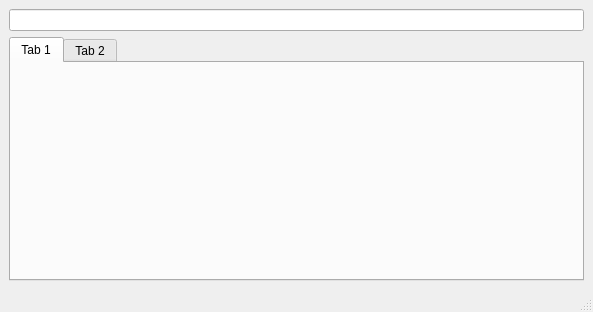
<?xml version="1.0" encoding="UTF-8"?>
<ui version="4.0">
 <class>bashBox</class>
 <widget class="QMainWindow" name="bashBox">
  <property name="geometry">
   <rect>
    <x>0</x>
    <y>0</y>
    <width>593</width>
    <height>312</height>
   </rect>
  </property>
  <property name="windowTitle">
   <string>bashBox</string>
  </property>
  <widget class="QWidget" name="centralwidget">
   <layout class="QVBoxLayout" name="verticalLayout">
    <item>
     <widget class="QLineEdit" name="lineEdit"/>
    </item>
    <item>
     <widget class="QTabWidget" name="tabWidget">
      <widget class="QWidget" name="tab">
       <attribute name="title">
        <string>Tab 1</string>
       </attribute>
      </widget>
      <widget class="QWidget" name="tab_2">
       <attribute name="title">
        <string>Tab 2</string>
       </attribute>
      </widget>
     </widget>
    </item>
   </layout>
  </widget>
  <widget class="QMenuBar" name="menubar">
   <property name="geometry">
    <rect>
     <x>0</x>
     <y>0</y>
     <width>593</width>
     <height>18</height>
    </rect>
   </property>
  </widget>
  <widget class="QStatusBar" name="statusbar"/>
 </widget>
 <resources/>
 <connections/>
</ui>
